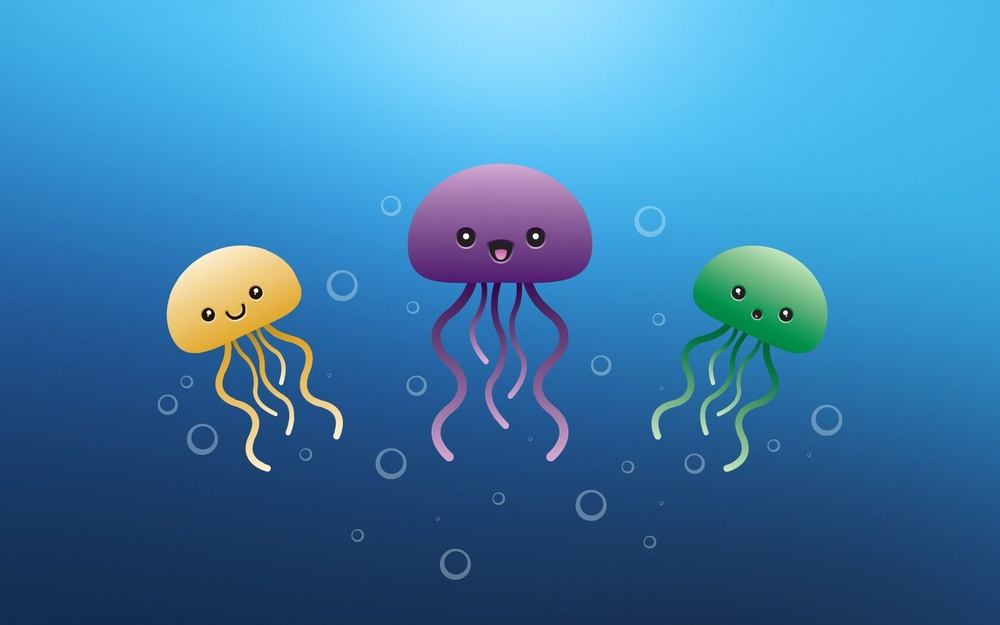
//> input picture Training_YangTao/ImageSegmentation/test.jpg, 1000 x 625 px, shrunk from 1680 x 1050 before the run
$ ./nw   (built with g++ and OpenCV 4)
//> lines starting //> are read from the running program, lines starting //| are printed output that depends on the picture; after the words box and inside, x2 and y2 are one past the last pixel; in counts of white or black regions, pixels touching at a corner belong together
#include <iostream>
#include<opencv2\opencv.hpp>
#include<opencv2\core\core.hpp>

#define WHITE   255
#define BLACK   0
using namespace std;
using namespace cv;
void NaiveRemoveNoise(int pNum, Mat* img);
void Flood_filled_ContoursRemoveNoise(double pArea, Mat * img);
Mat cirlce_detect(Mat &src);
Mat test();

int main()
{

	Mat image=test();
	cout << image.channels() << endl;
	imshow("result", image);
	waitKey(27);
	system("pause");
	return 0;

}

Mat test()
{
	Mat imageSource = imread("C:\\Users\\hzxuxin\\Pictures\\Saved Pictures\\test.jpg");
//> imageSource is the input picture: 625 rows x 1000 cols, CV_8UC3; mean B, G, R 171.3, 125, 59.1
	//imshow("原始图像", imageSource);

	Mat image;
	//GaussianBlur(imageSource, image, Size(3, 3), 10);//高斯滤波
	//Canny(imageSource, image, 80, 150);
	//medianBlur(image, image, 1);
	GaussianBlur(imageSource, image, Size(3, 3), 50);
	Canny(imageSource, image, 80, 200);
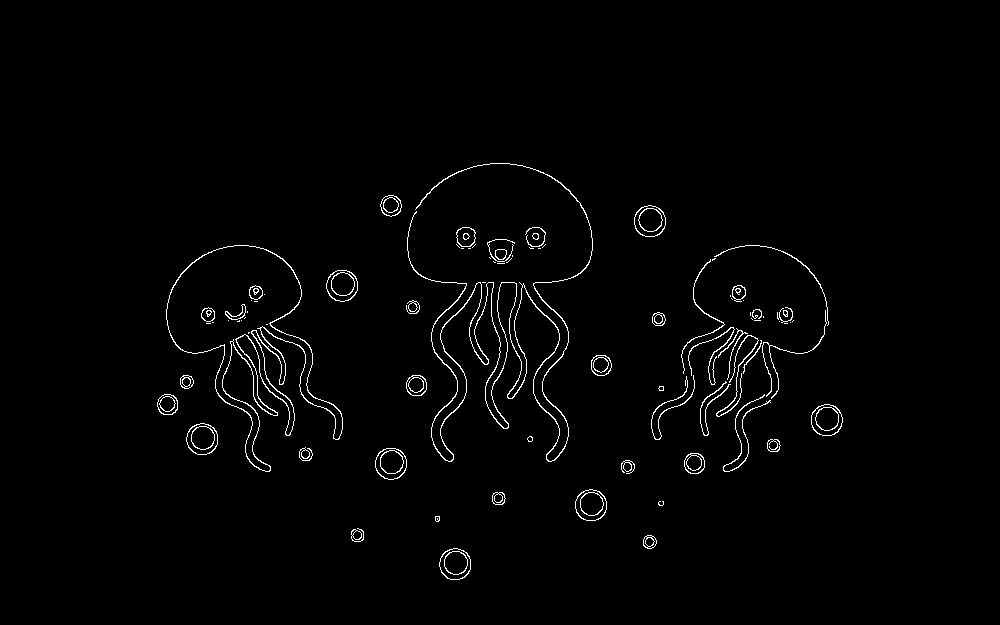
//> image: 625 rows x 1000 cols, CV_8UC1; 1.5% white in thin lines or dots, all inside (x1, y1, x2, y2) = (157, 163, 843, 580)
	medianBlur(image, image, 1);


	Mat structElement1 = getStructuringElement(MORPH_RECT, Size(2, 2), Point(-1, -1));
	Mat structElement2 = getStructuringElement(MORPH_RECT, Size(2, 2), Point(-1, -1));
	dilate(image, image, structElement1);
	erode(image, image, structElement2);
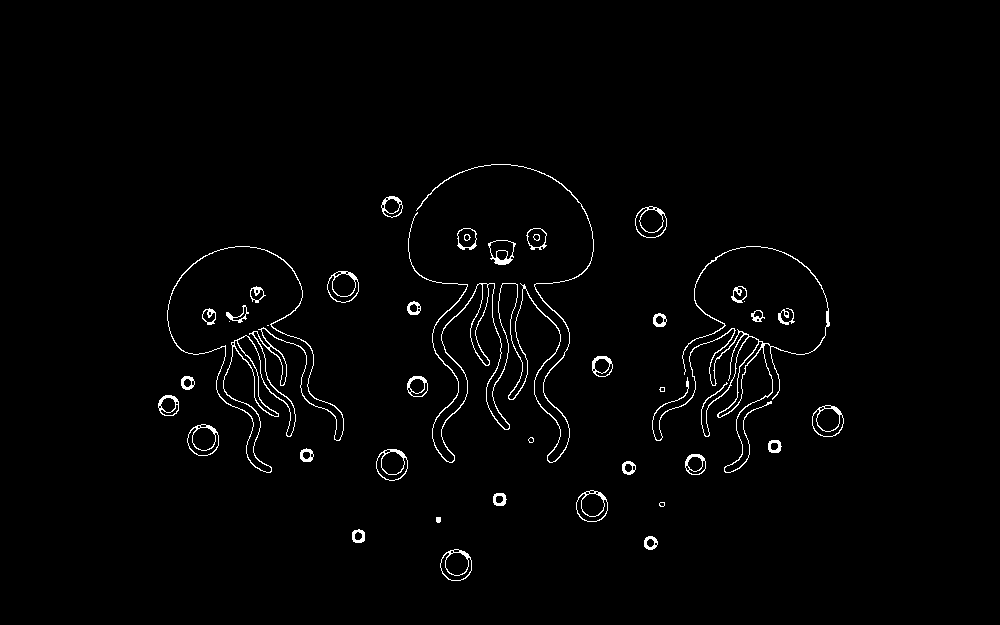
//> image: 625 rows x 1000 cols, CV_8UC1; 1.7% white in thin lines or dots, all inside (x1, y1, x2, y2) = (158, 164, 844, 581)
	NaiveRemoveNoise(1, &image);
	Flood_filled_ContoursRemoveNoise(3.1, &image);

	// [19 lines of commented-out code are left out]
	waitKey(27);
	vector<vector<Point>> contours;
	vector<Vec4i> hierarchy;

	findContours(image, contours, hierarchy, RETR_TREE, CHAIN_APPROX_NONE, Point());
	Mat imageContours = Mat::zeros(image.size(), CV_8UC1);
	Mat Contours = Mat::zeros(image.size(), CV_8UC1); //绘制

	for (int i = 0; i < contours.size(); i++)
	{
		//contours[i]代表的是第i个轮廓，contours[i].size()代表的是第i个轮廓上所有的像素点数
		for (int j = 0; j < contours[i].size(); j++)
		{
			//绘制出contours向量所有的像素点
			Point P = Point(contours[i][j].x, contours[i][j].y);
			Contours.at<uchar>(P) = 255;
		}

		//绘制轮廓
		drawContours(imageContours, contours, i, Scalar(255), 1, 8, hierarchy);
	}
	//imshow("Contours Image CV_TRET_TREE", imageContours); //轮廓
	//imshow("Point of Contours CV_CHAIN_APPROX_NONE", Contours); //向量contours内保存的所有轮廓点集
	//waitKey(0);
	return imageContours;
}


void NaiveRemoveNoise(int pNum, Mat* img)
{
//> called with pNum = 1
	//naive remove noise
	int i, j, m, n, nValue, nCount;
	int nWidth = img->cols;
//> nWidth = 1000
	int nHeight = img->rows;
//> nHeight = 625
	//set boundry to be white
	for (i = 0; i < nWidth; ++i)
	{
		img->at<uchar>(0, i) = WHITE;               //先行后列
		img->at<uchar>(nHeight - 1, i) = WHITE;       //先行后列
	}
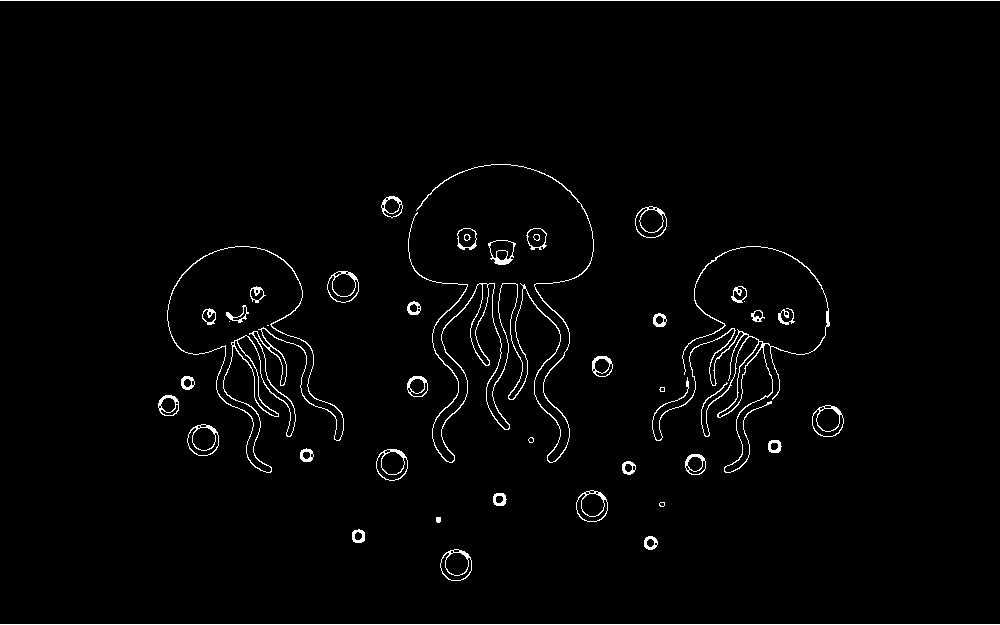
//> img: 625 rows x 1000 cols, CV_8UC1; 2% white in thin lines or dots

	for (i = 0; i < nHeight; ++i)
	{
		img->at<uchar>(i, 0) = WHITE;
		img->at<uchar>(i, nWidth - 1) = WHITE;
	}
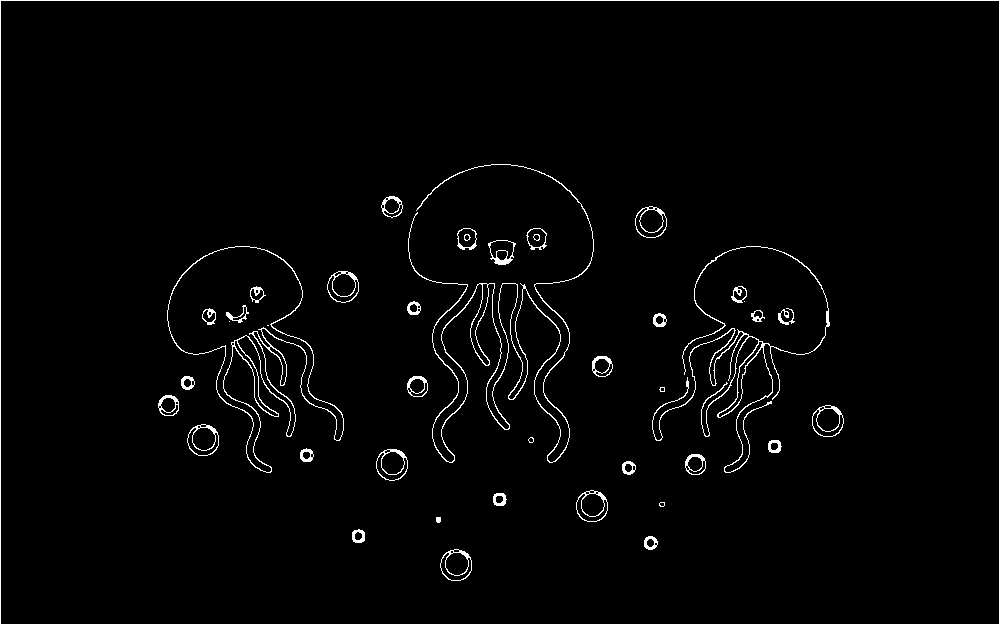
//> img: 625 rows x 1000 cols, CV_8UC1; 2.2% white in thin lines or dots
	//if the neighbor of a point is white but it is black, delete it
	for (j = 1; j < nHeight - 1; ++j)//行数
		for (i = 1; i < nWidth - 1; ++i)//列数
		{
			nValue = img->at<uchar>(j, i);
			if (!nValue)//如果是黑色噪点
			{
				nCount = 0;
				for (m = i - 1; m <= i + 1; ++m)//i是列数
					for (n = j - 1; n <= j + 1; ++n)//j是行数
					{
						if (!(img->at<uchar>(n, m)))
							nCount++;
					}
				if (nCount <= pNum)//判断3X3范围内一共有几个黑色噪点，最多有9个黑色噪点,噪点数目低于pNum, 该噪点变为白色
					img->at<uchar>(j, i) = WHITE;
			}
			else
			{
				nCount = 0;
				for (m = i - 1; m <= i + 1; ++m)
					for (n = j - 1; n <= j + 1; ++n)
					{
						if (!(img->at<uchar>(n, m)))
							nCount++;
					}
				if (nCount >= 7)
					img->at<uchar>(j, i) = BLACK;
			}
		}
//> this loop made 623 passes
//> nCount on passes 1 to 3: 4, 6, 6
//> img: 625 rows x 1000 cols, CV_8UC1; 2.2% white in thin lines or dots
//> after the loop, nValue = 0; nCount = 4
}

/*  函数名：        Flood_filled_ContoursRemoveNoise
*  传入变量：
*  img：         图像指针
*  pArea:        大块黑色噪点的像素点的多少，如果少于这个数目，就把它们变为白色的背景
*  return:       void
*/
void Flood_filled_ContoursRemoveNoise(double pArea, Mat * img)
{
//> called with pArea = 3.1
	int i, j;
	int color = 1;
	int nHeight = img->rows;
//> nHeight = 625
	int nWidth = img->cols;
//> nWidth = 1000

	for (i = 0; i < nWidth; ++i)//列数
		for (j = 0; j < nHeight; ++j) //行数
		{
			if (!img->at<uchar>(j, i))
			{
				//FloodFill each point in connect area using different color
				floodFill(*img, cvPoint(i, j), cvScalar(color));
				color++;
			}
		}
//> this loop made 1000 passes
//> color on passes 1 to 3: 1, 2, 2
//> after the loop, color = 89

	int ColorCount[255] = { 0 };
	for (i = 0; i < nWidth; ++i)  //列数
	{
		for (j = 0; j < nHeight; ++j)  //行数
		{
			//caculate the area of each area
			if (img->at<uchar>(j, i) != 255)
			{
				ColorCount[img->at<uchar>(j, i)]++;
			}
		}
	}
//> after the loop, ColorCount = 255 values, max 591413 at index 1, min 0 at index 0, mean 2397
	//get rid of noise point
	for (i = 0; i < nWidth; ++i)  //列数
	{
		for (j = 0; j < nHeight; ++j)  //行数
		{
			if (ColorCount[img->at<uchar>(j, i)] <= pArea)
			{
				img->at<uchar>(j, i) = WHITE;
			}
		}
	}
	for (i = 0; i < nWidth; ++i)//列数
	{
		for (j = 0; j < nHeight; ++j) //行数
		{
			if (img->at<uchar>(j, i) < WHITE)
			{
				img->at<uchar>(j, i) = BLACK;
			}
		}
	}
//> in test, `findContours(image, contours, hierarchy, RETR_TREE, CHAIN_APPROX_NONE,..`: contours = 128 contours, 40 with area under 20; largest, box (x1, y1, x2, y2) and area: (0, 0, 1000, 625) 623376, (0, 0, 1000, 625) 623374, (167, 246, 344, 473) 13917, (167, 246, 344, 473) 12979, (408, 164, 594, 463) 1040
//> the loop in test, `for (int i = 0; i < contours.size(); i++)` made 128 passes
//> after the loop in test, `for (int i = 0; i < contours.size(); i++)`:
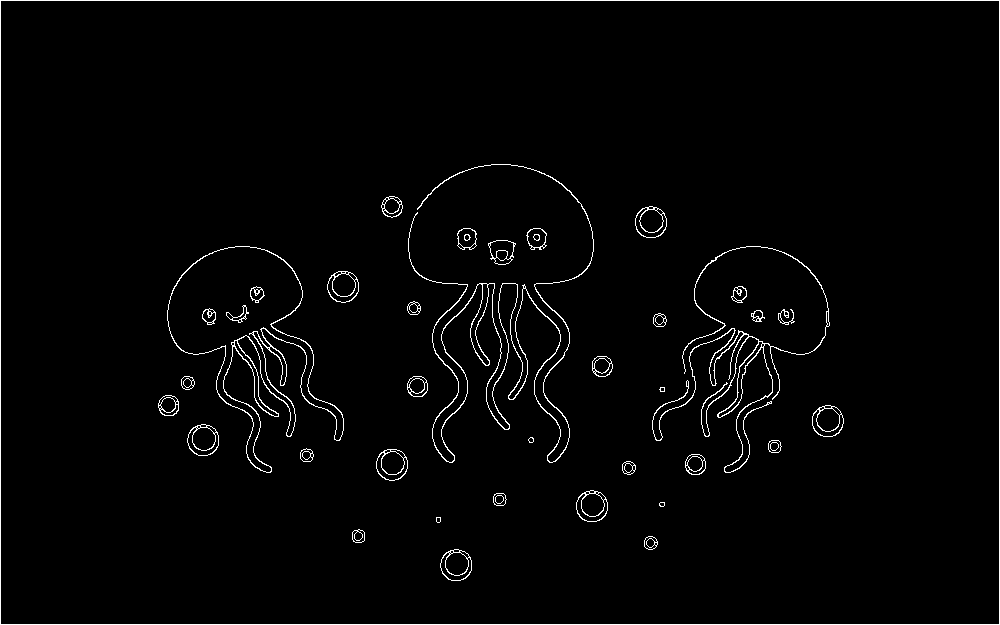
//> Contours: 625 rows x 1000 cols, CV_8UC1; 2% white in thin lines or dots
//| 1
}

Mat cirlce_detect(Mat &src)
{

	Mat medianImg;
	Mat grayImg;
	Mat houghCirclesImg;
	if (src.empty())
	{
		cout << "fail to load Img" << endl;
	}

	//霍夫圆检测
	vector<Vec3f> pcircles;
	//输入，输出，方法（类型）-HOUGH_GRADIENT，dp(dp=1时表示霍夫空间与输入图像空间的大小一致，dp=2时霍夫空间是输入图像空间的一半，以此类推)，最短距离-可以分辨是两个圆否 则认为是同心圆 ,边缘检测时使用Canny算子的高阈值，中心点累加器阈值—候选圆心（霍夫空间内累加和大于该阈值的点就对应于圆心），检测到圆的最小半径，检测到圆的的最大半径
	HoughCircles(grayImg, pcircles, CV_HOUGH_GRADIENT, 1, 10, 100, 30, 5, 50);

	//在原图画出圆心和圆
	for (size_t i = 0; i < pcircles.size(); i++)//size_t 无符号整数 unsigned int
	{
		//提取圆心坐标
		Point center(cvRound(pcircles[i][0]), cvRound(pcircles[i][1]));//cvRound 返回和参数最接近的整数值
																	   //提取半径
		int radius = cvRound(pcircles[i][2]);
		//圆心
		circle(src, center, 3, Scalar(0, 255, 0), -1, 8, 0);
		//圆
		circle(src, center, radius, Scalar(0, 255, 0), 3, 8, 0);
	}

	return src;

}
